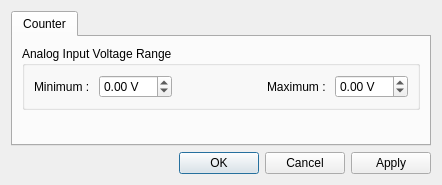
<?xml version="1.0" encoding="UTF-8"?>
<ui version="4.0">
 <class>SettingsDialog</class>
 <widget class="QDialog" name="SettingsDialog">
  <property name="geometry">
   <rect>
    <x>0</x>
    <y>0</y>
    <width>442</width>
    <height>185</height>
   </rect>
  </property>
  <property name="windowTitle">
   <string>qudi: ODMR - Settings</string>
  </property>
  <layout class="QGridLayout" name="gridLayout_2">
   <item row="1" column="0">
    <widget class="QDialogButtonBox" name="buttonBox">
     <property name="orientation">
      <enum>Qt::Horizontal</enum>
     </property>
     <property name="standardButtons">
      <set>QDialogButtonBox::Apply|QDialogButtonBox::Cancel|QDialogButtonBox::Ok</set>
     </property>
    </widget>
   </item>
   <item row="0" column="0">
    <widget class="QTabWidget" name="tabWidget">
     <widget class="QWidget" name="countertab">
      <attribute name="title">
       <string>Counter</string>
      </attribute>
      <layout class="QGridLayout" name="gridLayout">
       <item row="1" column="0">
        <spacer name="verticalSpacer">
         <property name="orientation">
          <enum>Qt::Vertical</enum>
         </property>
         <property name="sizeHint" stdset="0">
          <size>
           <width>20</width>
           <height>40</height>
          </size>
         </property>
        </spacer>
       </item>
       <item row="0" column="0" colspan="2">
        <widget class="QGroupBox" name="ai_voltage_range_group">
         <property name="accessibleName">
          <string/>
         </property>
         <property name="title">
          <string>Analog Input Voltage Range</string>
         </property>
         <layout class="QGridLayout" name="gridLayout_3">
          <item row="0" column="3">
           <widget class="QLabel" name="ai_max_label">
            <property name="text">
             <string>Maximum : </string>
            </property>
           </widget>
          </item>
          <item row="0" column="4">
           <widget class="QDoubleSpinBox" name="ai_max_doubleSpinBox">
            <property name="minimumSize">
             <size>
              <width>70</width>
              <height>0</height>
             </size>
            </property>
            <property name="suffix">
             <string> V</string>
            </property>
            <property name="minimum">
             <double>-10.000000000000000</double>
            </property>
            <property name="maximum">
             <double>10.000000000000000</double>
            </property>
           </widget>
          </item>
          <item row="0" column="0">
           <widget class="QLabel" name="ai_min_label">
            <property name="text">
             <string>Minimum : </string>
            </property>
           </widget>
          </item>
          <item row="0" column="1">
           <widget class="QDoubleSpinBox" name="ai_min_doubleSpinBox">
            <property name="minimumSize">
             <size>
              <width>70</width>
              <height>0</height>
             </size>
            </property>
            <property name="suffix">
             <string> V</string>
            </property>
            <property name="minimum">
             <double>-10.000000000000000</double>
            </property>
            <property name="maximum">
             <double>10.000000000000000</double>
            </property>
           </widget>
          </item>
          <item row="0" column="2">
           <spacer name="horizontalSpacer">
            <property name="orientation">
             <enum>Qt::Horizontal</enum>
            </property>
            <property name="sizeHint" stdset="0">
             <size>
              <width>40</width>
              <height>20</height>
             </size>
            </property>
           </spacer>
          </item>
         </layout>
        </widget>
       </item>
      </layout>
     </widget>
    </widget>
   </item>
  </layout>
 </widget>
 <resources/>
 <connections>
  <connection>
   <sender>buttonBox</sender>
   <signal>accepted()</signal>
   <receiver>SettingsDialog</receiver>
   <slot>accept()</slot>
   <hints>
    <hint type="sourcelabel">
     <x>248</x>
     <y>254</y>
    </hint>
    <hint type="destinationlabel">
     <x>157</x>
     <y>274</y>
    </hint>
   </hints>
  </connection>
  <connection>
   <sender>buttonBox</sender>
   <signal>rejected()</signal>
   <receiver>SettingsDialog</receiver>
   <slot>reject()</slot>
   <hints>
    <hint type="sourcelabel">
     <x>316</x>
     <y>260</y>
    </hint>
    <hint type="destinationlabel">
     <x>286</x>
     <y>274</y>
    </hint>
   </hints>
  </connection>
 </connections>
</ui>
